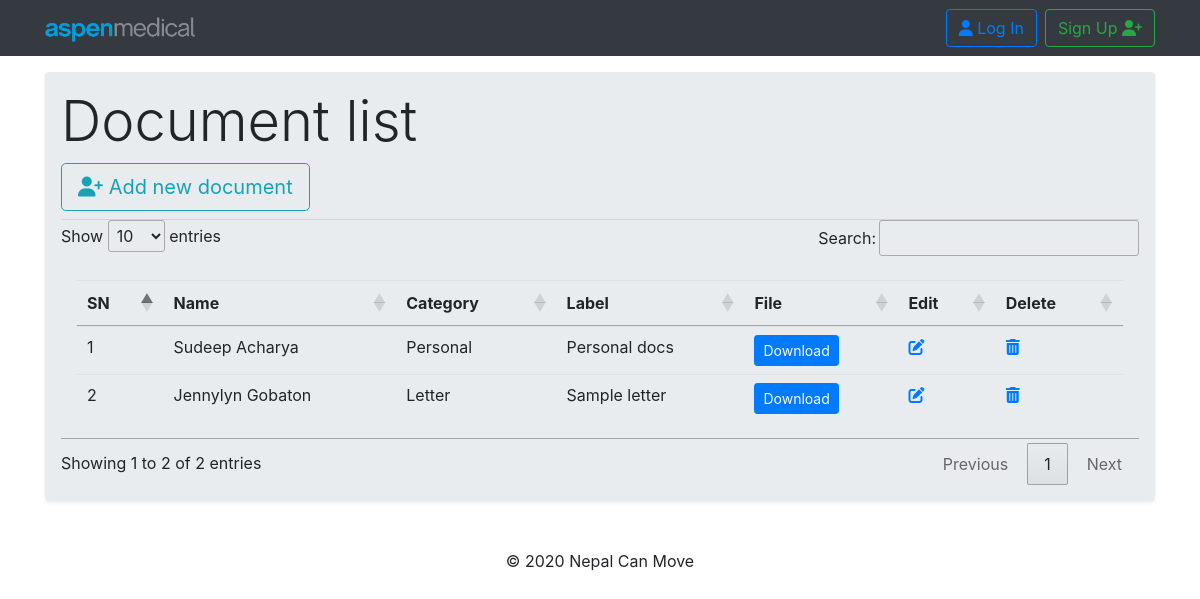
Page /payroll/document_list on the committed database.
### payroll/models.py (models this page shows, shortened)
class Document(models.Model):
    employee               =   models.ForeignKey(Employee, related_name='employee_document', on_delete=models.CASCADE, blank=True,null=True)
    category_choices       = (('ID', 'ID'),
                            ('Personal', 'Personal'),
                            ('Employment', 'Employment'),
                            ('Letter', 'Letter'),
                            ('Other', 'Other'),)
    category              =   models.CharField(max_length=60, choices=category_choices, blank=True,null=True)
    label                 =   models.CharField(max_length=160, blank=True,null=True)
    document              =   models.FileField(upload_to='documents/')

class Employee(models.Model):
    employee_id         = models.CharField(primary_key=True, max_length=60, unique=True)
    first_name          = models.CharField(max_length=60, blank=True,null=True)
    middle_name         = models.CharField(max_length=60, blank=True,null=True)
    last_name           = models.CharField(max_length=60, blank=True,null=True)
    GENDER_CHOICES      = (('Male', 'Male'),('Female', 'Female'),('Other', 'Other'),)
    gender              = models.CharField(max_length=10, choices=GENDER_CHOICES)
    DOB                 = models.DateField(null=True, blank=True)
    religion            = models.CharField(max_length=20, null=True, blank=True)
    citizenship         = models.CharField(max_length=20, null=True, blank=True)
    country_birth       = models.CharField(max_length=20, null=True, blank=True)
    email               = models.EmailField(max_length=70, blank=True,null=True)
    phone               = models.IntegerField(null=True, blank=True,default=0)
    uae_address         = models.CharField(max_length=90, null=True, blank=True)
    home_country_phone  = models.CharField(max_length=90, null=True, blank=True)
    home_country_address= models.CharField(max_length=90, null=True, blank=True)
    department          = models.ForeignKey(Department, related_name='dept_name', on_delete=models.CASCADE,null=True,blank=True)
    designation         = models.CharField(max_length=40, null=True, blank=True)
    department_head     = models.BooleanField(default=False)
    joining_date        = models.DateField(null=True, blank=True)
    img                 = models.ImageField(upload_to='pics',null=True,blank=True, default='/static/images/default-user.jpg')
    employee_status_choice     = (('Active', 'Active'),('Inactive', 'Inactive'))
    employee_status            = models.CharField(max_length=10, default=['Active'], choices=employee_status_choice)
    def __str__ (self):
        return str(self.first_name)+' '+ str(self.last_name)

### payroll/views.py (the view)
# urls.py: path('document_list',views.DocumentListView.as_view(),name='document_list'),
class DocumentListView(ListView):
    template_name = 'payroll/document_list.html'
    context_object_name = 'document_list'
    model = models.Document
    def get_queryset(self):
        return models.Document.objects.all()

### payroll/templates/payroll/document_list.html (shortened to what this page needs)
{% extends "base.html" %}
{% load static %}
{% block content %}
<div class="jumbotron shadow-sm p-3 mb-5 rounded mt-3">
  <h2 class="display-4"> Document list</h2>
  <a class="btn btn-outline-info btn-lg mb-2" href="{% url 'payroll:employee_docs' %}" role="button"><i class="fas fa-user-plus"> </i> Add new document</a>
  <hr>
  <table class="table table-hover h-100 p-3" id="table_id" class="dispaly">
    <thead>
        <tr>
          <th scope="col">SN</th>
          <th scope="col">Name</th>
          <th scope="col">Category</th>
          <th scope="col">Label</th>
          <th scope="col">File</th>
          <th scope="col">Edit</th>
          <th scope="col">Delete</th>
        </tr>
      </thead>
      <tbody>
        {% for employee in document_list %}
        <tr>
          <td scope="row">{{ forloop.counter }}</td>
          <td> {{employee.employee }}</td>
          <td> {{employee.category }}</td>
          <td> {{employee.label }}</td>
          <td> <a href="{{employee.document.url}}" class="btn btn-primary btn-sm">Download</a></td>
          <td> <a href="{% url 'payroll:document_update' pk=employee.pk %}"><i class="fas fa-edit"> </a></td>
            <td> <a href="{% url 'payroll:document_delete' pk=employee.pk %}"> <i class="fas fa-trash-alt"></i></a> </td>
          </tr>
        {% endfor %}
      </tbody>
  </table>
</div>
{% endblock %}

### static/css/stylesheet.css (style rules this page uses)
hr { margin: 0px; }

### rows in the picture
Document: employee "Sudeep Acharya", category "Personal", label "Personal docs"
Document: employee "Jennylyn Gobaton", category "Letter", label "Sample letter"
